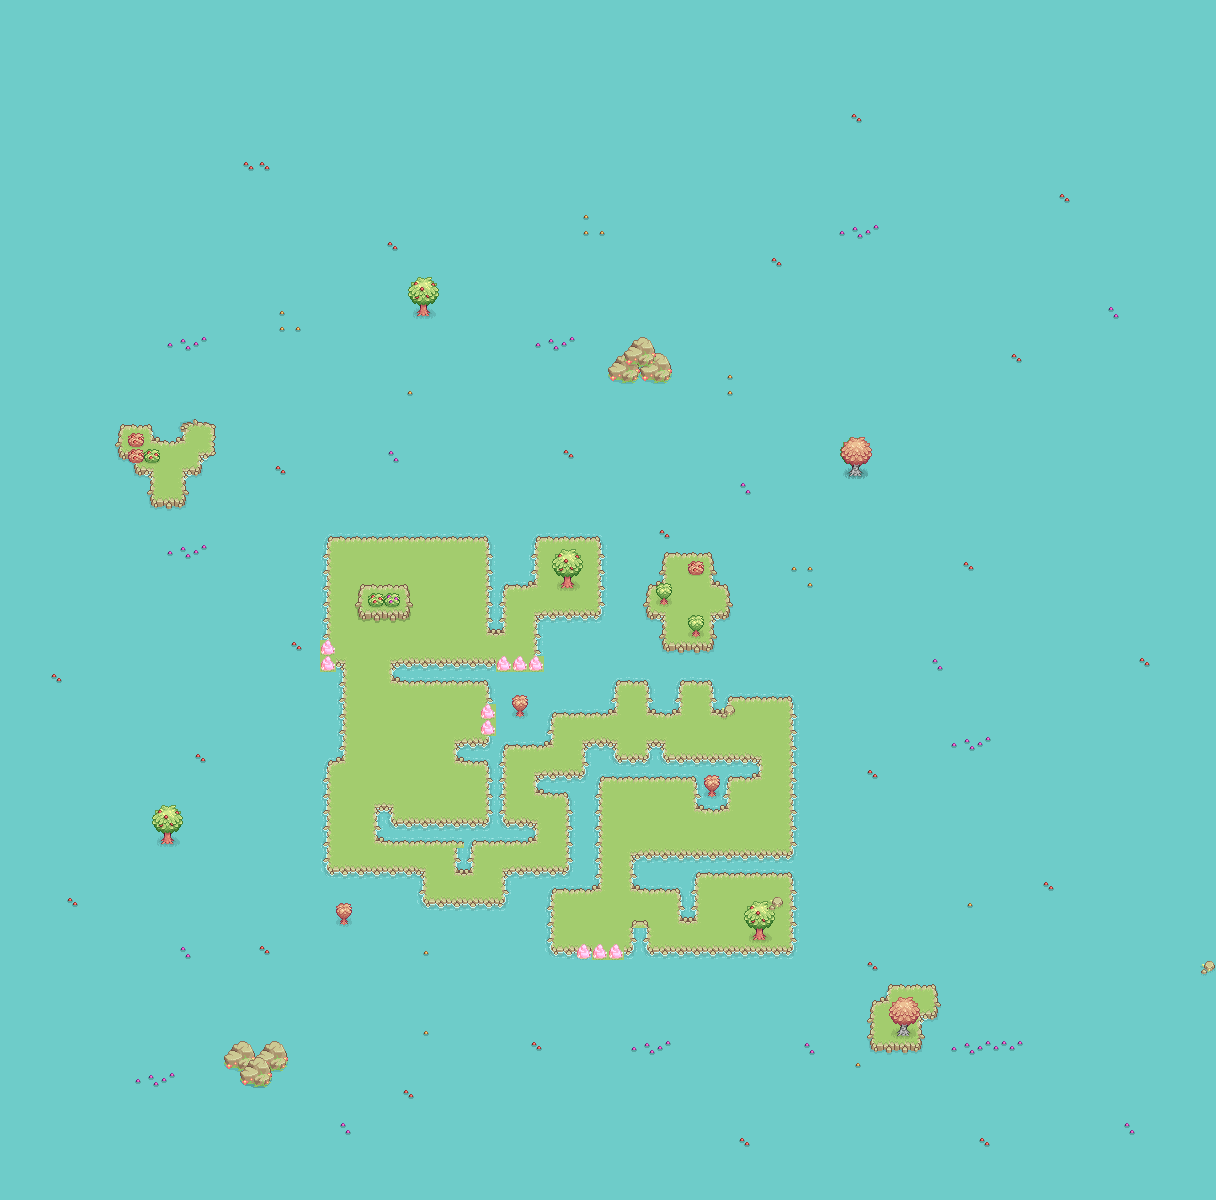

This is a level from a 2D game, rendered from its Tiled map with the project's own tilesets. A one-line summary and the map file follow, with tile-layer data summarised:
An orthogonal 76x75 tile map with 16x16 px tiles, 5 tile layers (Прошарок плиток 7, Прошарок плиток 1, Прошарок плиток 3, Прошарок плиток 5, ...), 2 tilesets.

<map version="1.10" tiledversion="1.10.2" orientation="orthogonal" renderorder="right-down" width="76" height="75" tilewidth="16" tileheight="16" infinite="0" nextlayerid="9" nextobjectid="1">
 <tileset firstgid="1" source="natural.tsx" />
 <tileset firstgid="131" source="natural2.tsx" />
 <layer id="8" name="Прошарок плиток 7" width="76" height="75">
  <data>[5700 cells, 19 non-empty, 4 distinct tile ids]</data>
 </layer>
 <layer id="1" name="Прошарок плиток 1" width="76" height="75">
  <data>[5700 cells, 5700 non-empty, 25 distinct tile ids]</data>
 </layer>
 <layer id="4" name="Прошарок плиток 3" width="76" height="75">
  <data>[5700 cells, 429 non-empty, 50 distinct tile ids]</data>
 </layer>
 <layer id="6" name="Прошарок плиток 5" width="76" height="75">
  <data>[5700 cells, 63 non-empty, 30 distinct tile ids]</data>
 </layer>
 <layer id="7" name="Прошарок плиток 6" width="76" height="75">
  <data>[5700 cells, 15 non-empty, 5 distinct tile ids]</data>
 </layer>
</map>
